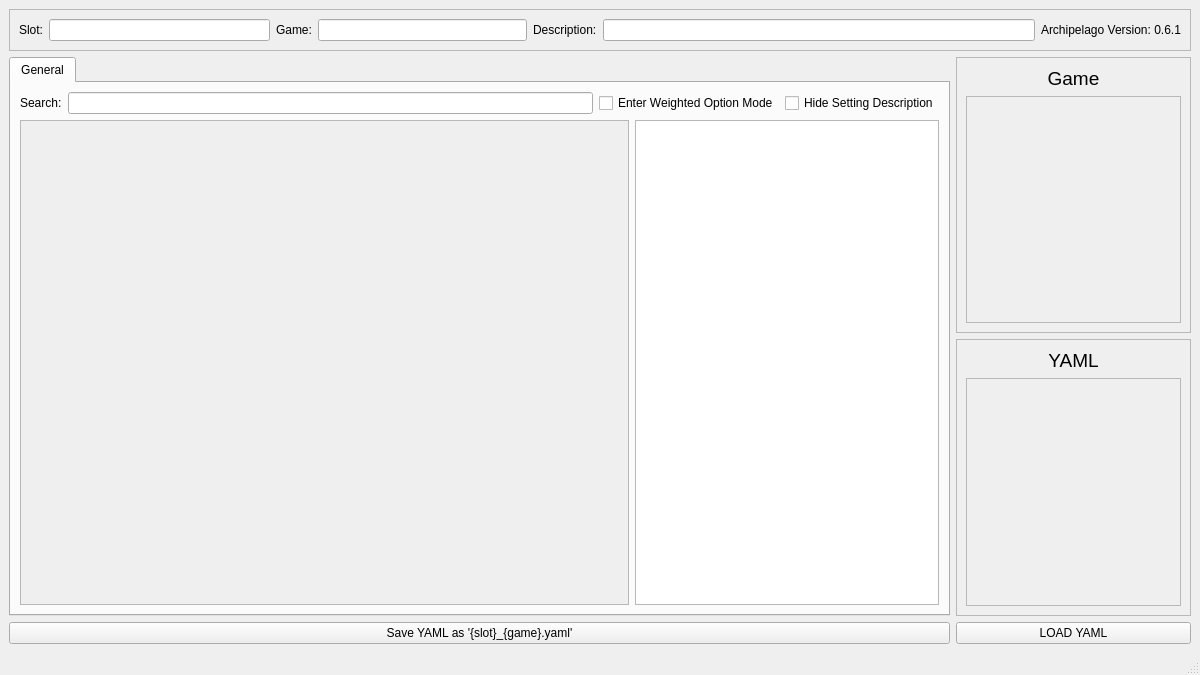
<?xml version="1.0" encoding="UTF-8"?>
<ui version="4.0">
 <class>MainWindow</class>
 <widget class="QMainWindow" name="MainWindow">
  <property name="enabled">
   <bool>true</bool>
  </property>
  <property name="geometry">
   <rect>
    <x>0</x>
    <y>0</y>
    <width>1200</width>
    <height>675</height>
   </rect>
  </property>
  <property name="windowTitle">
   <string>MainWindow</string>
  </property>
  <widget class="QWidget" name="centralwidget">
   <layout class="QVBoxLayout" name="verticalLayout_2">
    <item>
     <widget class="QFrame" name="frame">
      <property name="enabled">
       <bool>true</bool>
      </property>
      <property name="frameShape">
       <enum>QFrame::Shape::StyledPanel</enum>
      </property>
      <property name="frameShadow">
       <enum>QFrame::Shadow::Raised</enum>
      </property>
      <layout class="QHBoxLayout" name="horizontalLayout">
       <item>
        <layout class="QHBoxLayout" name="TopBar" stretch="2,2,4,1">
         <item>
          <layout class="QHBoxLayout" name="NameGroup">
           <item>
            <widget class="QLabel" name="NameLabel">
             <property name="text">
              <string>Slot:</string>
             </property>
            </widget>
           </item>
           <item>
            <widget class="QLineEdit" name="NameLineEdit"/>
           </item>
          </layout>
         </item>
         <item>
          <layout class="QHBoxLayout" name="GameGroup">
           <item>
            <widget class="QLabel" name="GameLabel">
             <property name="text">
              <string>Game:</string>
             </property>
            </widget>
           </item>
           <item>
            <widget class="QLineEdit" name="GameLineEdit"/>
           </item>
          </layout>
         </item>
         <item>
          <layout class="QHBoxLayout" name="DescriptionGroup">
           <item>
            <widget class="QLabel" name="DescriptionLabel">
             <property name="text">
              <string>Description:</string>
             </property>
            </widget>
           </item>
           <item>
            <widget class="QLineEdit" name="DescriptionLineEdit"/>
           </item>
          </layout>
         </item>
         <item>
          <widget class="QLabel" name="PatcherVersion">
           <property name="text">
            <string>Archipelago Version: 0.6.1</string>
           </property>
          </widget>
         </item>
        </layout>
       </item>
      </layout>
     </widget>
    </item>
    <item>
     <layout class="QHBoxLayout" name="MainHorizontal" stretch="4,1">
      <item>
       <widget class="QTabWidget" name="MainTabs">
        <widget class="QWidget" name="General">
         <attribute name="title">
          <string>General</string>
         </attribute>
         <layout class="QVBoxLayout" name="verticalLayout_4" stretch="0,1">
          <item>
           <layout class="QHBoxLayout" name="GeneralSettings">
            <item>
             <widget class="QLabel" name="SearchLabel">
              <property name="text">
               <string>Search:</string>
              </property>
             </widget>
            </item>
            <item>
             <widget class="QLineEdit" name="SearchField"/>
            </item>
            <item>
             <widget class="QCheckBox" name="WeightedSettingsEnabled">
              <property name="text">
               <string>Enter Weighted Option Mode</string>
              </property>
             </widget>
            </item>
            <item>
             <widget class="QCheckBox" name="HideDescriptionTextEnabled">
              <property name="text">
               <string>Hide Setting Description</string>
              </property>
             </widget>
            </item>
           </layout>
          </item>
          <item>
           <layout class="QHBoxLayout" name="MainLayout" stretch="2,1">
            <item>
             <widget class="QScrollArea" name="ScrollMain">
              <property name="sizePolicy">
               <sizepolicy hsizetype="Expanding" vsizetype="Expanding">
                <horstretch>0</horstretch>
                <verstretch>0</verstretch>
               </sizepolicy>
              </property>
              <property name="widgetResizable">
               <bool>true</bool>
              </property>
              <property name="alignment">
               <set>Qt::AlignmentFlag::AlignLeading|Qt::AlignmentFlag::AlignLeft|Qt::AlignmentFlag::AlignTop</set>
              </property>
              <widget class="QWidget" name="scrollAreaWidgetContents_3">
               <property name="geometry">
                <rect>
                 <x>0</x>
                 <y>0</y>
                 <width>614</width>
                 <height>486</height>
                </rect>
               </property>
               <layout class="QVBoxLayout" name="verticalLayout_5">
                <item>
                 <spacer name="Spacer">
                  <property name="orientation">
                   <enum>Qt::Orientation::Vertical</enum>
                  </property>
                  <property name="sizeHint" stdset="0">
                   <size>
                    <width>20</width>
                    <height>495</height>
                   </size>
                  </property>
                 </spacer>
                </item>
               </layout>
              </widget>
             </widget>
            </item>
            <item>
             <widget class="QTextEdit" name="DescriptionText">
              <property name="markdown">
               <string/>
              </property>
              <property name="html">
               <string>&lt;!DOCTYPE HTML PUBLIC &quot;-//W3C//DTD HTML 4.0//EN&quot; &quot;http://www.w3.org/TR/REC-html40/strict.dtd&quot;&gt;
&lt;html&gt;&lt;head&gt;&lt;meta name=&quot;qrichtext&quot; content=&quot;1&quot; /&gt;&lt;meta charset=&quot;utf-8&quot; /&gt;&lt;style type=&quot;text/css&quot;&gt;
p, li { white-space: pre-wrap; }
hr { height: 1px; border-width: 0; }
li.unchecked::marker { content: &quot;\2610&quot;; }
li.checked::marker { content: &quot;\2612&quot;; }
&lt;/style&gt;&lt;/head&gt;&lt;body style=&quot; font-family:'Segoe UI'; font-size:9pt; font-weight:400; font-style:normal;&quot;&gt;
&lt;p style=&quot;-qt-paragraph-type:empty; margin-top:0px; margin-bottom:0px; margin-left:0px; margin-right:0px; -qt-block-indent:0; text-indent:0px;&quot;&gt;&lt;br /&gt;&lt;/p&gt;&lt;/body&gt;&lt;/html&gt;</string>
              </property>
             </widget>
            </item>
           </layout>
          </item>
         </layout>
        </widget>
       </widget>
      </item>
      <item>
       <layout class="QVBoxLayout" name="Selection">
        <item>
         <widget class="QFrame" name="GameSelect">
          <property name="frameShape">
           <enum>QFrame::Shape::StyledPanel</enum>
          </property>
          <property name="frameShadow">
           <enum>QFrame::Shadow::Raised</enum>
          </property>
          <layout class="QVBoxLayout" name="verticalLayout">
           <item>
            <widget class="QLabel" name="label">
             <property name="font">
              <font>
               <pointsize>14</pointsize>
              </font>
             </property>
             <property name="text">
              <string>Game</string>
             </property>
             <property name="alignment">
              <set>Qt::AlignmentFlag::AlignCenter</set>
             </property>
            </widget>
           </item>
           <item>
            <widget class="QScrollArea" name="ScrollGame">
             <property name="widgetResizable">
              <bool>true</bool>
             </property>
             <property name="alignment">
              <set>Qt::AlignmentFlag::AlignLeading|Qt::AlignmentFlag::AlignLeft|Qt::AlignmentFlag::AlignTop</set>
             </property>
             <widget class="QWidget" name="scrollAreaWidgetContents">
              <property name="geometry">
               <rect>
                <x>0</x>
                <y>0</y>
                <width>218</width>
                <height>235</height>
               </rect>
              </property>
              <layout class="QVBoxLayout" name="verticalLayout_7">
               <item>
                <spacer name="Spacer1">
                 <property name="orientation">
                  <enum>Qt::Orientation::Vertical</enum>
                 </property>
                 <property name="sizeHint" stdset="0">
                  <size>
                   <width>20</width>
                   <height>221</height>
                  </size>
                 </property>
                </spacer>
               </item>
              </layout>
             </widget>
            </widget>
           </item>
          </layout>
         </widget>
        </item>
        <item>
         <widget class="QFrame" name="SlotSelect">
          <property name="frameShape">
           <enum>QFrame::Shape::StyledPanel</enum>
          </property>
          <property name="frameShadow">
           <enum>QFrame::Shadow::Raised</enum>
          </property>
          <layout class="QVBoxLayout" name="verticalLayout_3">
           <item>
            <widget class="QLabel" name="SlotSelect_2">
             <property name="font">
              <font>
               <pointsize>14</pointsize>
              </font>
             </property>
             <property name="text">
              <string>YAML</string>
             </property>
             <property name="alignment">
              <set>Qt::AlignmentFlag::AlignCenter</set>
             </property>
            </widget>
           </item>
           <item>
            <widget class="QScrollArea" name="ScrollSlot">
             <property name="widgetResizable">
              <bool>true</bool>
             </property>
             <property name="alignment">
              <set>Qt::AlignmentFlag::AlignLeading|Qt::AlignmentFlag::AlignLeft|Qt::AlignmentFlag::AlignTop</set>
             </property>
             <widget class="QWidget" name="scrollAreaWidgetContents_2">
              <property name="geometry">
               <rect>
                <x>0</x>
                <y>0</y>
                <width>218</width>
                <height>235</height>
               </rect>
              </property>
              <layout class="QVBoxLayout" name="verticalLayout_6">
               <item>
                <spacer name="Spacer2">
                 <property name="orientation">
                  <enum>Qt::Orientation::Vertical</enum>
                 </property>
                 <property name="sizeHint" stdset="0">
                  <size>
                   <width>20</width>
                   <height>221</height>
                  </size>
                 </property>
                </spacer>
               </item>
              </layout>
             </widget>
            </widget>
           </item>
          </layout>
         </widget>
        </item>
       </layout>
      </item>
     </layout>
    </item>
    <item>
     <layout class="QHBoxLayout" name="horizontalLayout_3" stretch="4,1">
      <item>
       <widget class="QPushButton" name="SaveYamlButton">
        <property name="text">
         <string>Save YAML as '{slot}_{game}.yaml'</string>
        </property>
       </widget>
      </item>
      <item>
       <widget class="QPushButton" name="LoadYamlButton">
        <property name="text">
         <string>LOAD YAML</string>
        </property>
       </widget>
      </item>
     </layout>
    </item>
   </layout>
  </widget>
  <widget class="QMenuBar" name="menubar">
   <property name="geometry">
    <rect>
     <x>0</x>
     <y>0</y>
     <width>1200</width>
     <height>17</height>
    </rect>
   </property>
  </widget>
  <widget class="QStatusBar" name="statusbar"/>
 </widget>
 <resources/>
 <connections/>
</ui>
